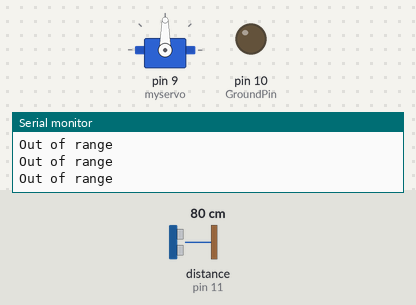
Simulated run of this sketch. Board: Arduino Uno, built with avr-gcc and run on an emulated ATmega328P. On the bench: servo, output pins drawn as LEDs (lit = HIGH), the last lines printed to the serial monitor. Wiring (inferred from the names in the program): ultrasonic range finder: trigger pin 12; echo pin 11. The inputs (shaded band) are chosen by the test bench; at power-on: distance to the obstacle (sensor on pin 11) 80 cm. The echo pulse lasts 58.3 µs per cm; pins used as bus, display or sensor lines are not drawn.

Above: at 1.2 s.
1.3 s: distance to the obstacle (sensor on pin 11) set to 12 cm
4.3 s: distance to the obstacle (sensor on pin 11) set to 9 cm
At 5.72 s:
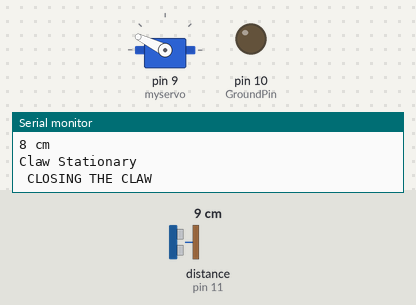
7.3 s: distance to the obstacle (sensor on pin 11) set to 18 cm
At 8.0 s:
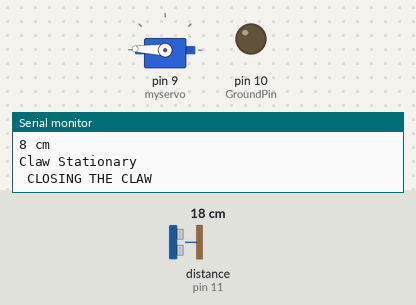
10.3 s: distance to the obstacle (sensor on pin 11) set to 2 cm
At 13.6 s:
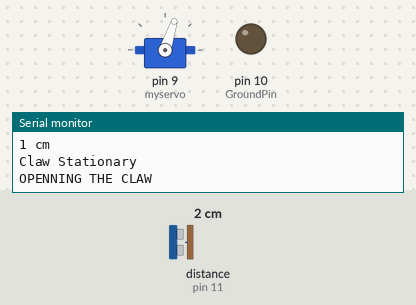
Timing chart, 0 to 14.3 s (numbered marks = the images above; inputs shaded):
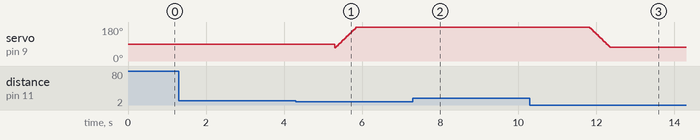

Measured:
- the behaviour switches between 11 and 10 cm on distance to the obstacle (sensor on pin 11) (found by bisection; images 0 and 1)
- after the input at 7.3 s, servo on pin 9 (myservo): stops changing and stays 178°

The sketch:

ClawMethod2_Formated.ino
```cpp
/* Purpose: To ensure that the random readings from the sonar is not interfering with the operation with the claw.
 *  Then take the sonar readings and use it to decide if the claw is stationary and if so, then tell the claw to open or close by the postion of the servo motor arm.
 *
 *  Approach: I had the sonar collect data and then had the Collector Array to sort through the data such that once it fills with the readings from sonar it will pass
 *            the most recent data that is within a maximum distance (maximum height) to the Manager Array. Once the Manager Array fills, it will check if all the data
 *            is within a certain range of eachother and if it is, the claw is considered "stationary" and the claw will open and close.
 *
 */

// defining pins for the sonar

#define GroundPin 10
#define echoPin 11
#define trigPin 12
#define VccPin 13

/*The  following constants are used throughout the program to help control the claw and regulate the sonar
 * UPPERLIMIT: the maximum height from the ground (maximum distance reading) that a reading from the sonar will be used throughout calculations
 *
 * COLLECTER_SIZE: the size of the collector array,
 * MANAGER_SIZE: the size of the Manager Array.
 * RANGE_LIMIT: The pre-defined error with the sonar reading, all readings in Manager Array must be within this range.
 * MAX_TURN: This is put in place to set a maximum angle that the servo turns to.
 *OPEN_CLOSE_SPEED: The speed that regulates how fast the servo turns, essentially regulates the rate at which the claw opens/closes.
 *DELAY: the time that the claw will wait before opening if it already closed or vice-versa, this will give us sometime to get the claw moving so it doesn't immediatly drop
 *       the object.
 *
 */
#define UPPERLIMIT 10
#define COLLECTER_SIZE 5
#define MANAGER_SIZE 3
#define RANGE_LIMIT 1
#define MAX_TURN 70
#define OPEN_CLOSE_SPEED 3
#define DELAY 3000

#define TRUE 1
#define FALSE 0

#define OPEN 1
#define CLOSE 0


#include <Servo.h>
Servo myservo;

//initiliazing variables


int pos = 0; //pos: position of the servo
double Collecter[COLLECTER_SIZE], Manager[MANAGER_SIZE];
int i = 0;
int Collecter_Index = 0;
int Manager_Index = 0;
int difference = 0; // keeping track of the difference between sonar data in the Manager Array
int do_Stuff = TRUE; //do_Stuff: if it is TRUE,the claw will either open or close
int claw_State = 1; // Descibes the current state of the claw
int distance, duration = 0; //distance from the closest object and the duration that the pulse took for one round trip

void setup()
{//setting up the arudino with corresponding pins.
Serial.begin (9600);
pinMode(VccPin, OUTPUT) ;
digitalWrite(VccPin, HIGH) ;
pinMode(echoPin, INPUT);
pinMode(trigPin, OUTPUT);
pinMode(GroundPin, OUTPUT) ;
digitalWrite(GroundPin,LOW) ;

myservo.attach(9);
myservo.write(90);// initial position of the servo

}


void loop()
{
  sonar();

//The purpose of the following statment was to see if the distance variable is changed correctly so that it only stores values within the predefined range.
  if (distance >= UPPERLIMIT || distance <= 0)  //deciding whether or not distance is reasonable
  {
      Serial.println("Out of range");      //if not, print the words "Out of range"
  }
  else
  {
      Serial.print(distance);              //printing the value of the variable "distance"
      Serial.println(" cm");               //printing " cm" after the value
  }
  delay(50); //so that the number can be printed on the screen and the program doesn't just

  if (Collecter_Index < COLLECTER_SIZE) {
    // while the Collector is not full, keep filling it with numbers
      Collecter[Collecter_Index] = distance;
      Collecter_Index++;
    }
  else
    {// collector is full, continue with other operations
      //Serial.println("Run Collector Full");
      Collecter_Index--;  //because of the previous counter_Index++ at the end of the if statement, Counter_Index is same as "size"

      if (Manager_Index > MANAGER_SIZE-1)
      {// When the Manager array is full, perform comparison and then start to refill
       do_Stuff = check_Stationary();

        if (do_Stuff ==TRUE)
        {
          if (claw_State == OPEN)
          {
            closeClaw();
          }
          else
          {
            openClaw();
          }
        }

        Serial.println(" Manager Reset");

        for(i = 0; i< MANAGER_SIZE; i++)
        {//fills the manager with "garbage" values to "clear" the array
          Manager[i]= UPPERLIMIT+ 2;
        }
        Manager_Index = 0; //reset index to re-fill the array
      }
      else
      {// fill the Manager Array if the manager is not full.
        fillManager();
      }
    }

}


void sonar()
{// handling how to get the distance from the sonar, changes the distance variable

  digitalWrite(trigPin, HIGH);           //set trigger pin to HIGH
  delayMicroseconds(1000);               //wait 1000 microseconds
  digitalWrite(trigPin, LOW);            //set trigger pin to LOW
  duration = pulseIn(echoPin, HIGH);     //read echo pin
  distance = (duration/2) / 29.1;        //compute distance from duration of echo Pin

}

void openClaw()
{//opening the claw
   Serial.println("OPENNING THE CLAW ");
    for(pos = 180; pos >=MAX_TURN; pos-=OPEN_CLOSE_SPEED)
      {
        myservo.write(pos);
        delay(15);
      }
       claw_State =OPEN ;
       delay(DELAY);// ensure that the claw doesn't close immediatly
}

void closeClaw()
{//closing the claw
  Serial.println(" CLOSING THE CLAW ");
            for(pos = MAX_TURN; pos <=180; pos+=OPEN_CLOSE_SPEED)
            {
              myservo.write(pos);
              delay(15);
            }
            claw_State = CLOSE;
            delay(DELAY);
}

boolean check_Stationary()
{// checks if the claw is stationary
   for (i = 0; i < MANAGER_SIZE - 1; i++)
        {// checking if all numbers are within a range of each other and if all numbers are in range

          if(i == MANAGER_SIZE-1)
          {
            difference = Manager[i]- Manager[0];
          }else
          {
            difference = Manager[i + 1] - Manager[i];
          }

          if ((difference > RANGE_LIMIT || difference < -RANGE_LIMIT)|| Manager[i]>= UPPERLIMIT)
          {
            Serial.println("Claw Not Stationary");
            return FALSE;
            break;
          }
          else
          {
            Serial.println("Claw Stationary");
            return TRUE;

          }
        }
}

void fillManager()
{ // if Manager Array is not full, transfer value from collecter, collecter is full right

    while (Collecter[Collecter_Index] > UPPERLIMIT && Collecter_Index >= 0)
        {// if the current number (indicated by the index) in the collecter is not within the limit
        //and we can go back to a previous value, do so
          Serial.println(" Run Back Track");
          Collecter_Index--;
        }

        // when the while loops exits, either the current value in the collecter is within limit or no value within the Collector array is within range.
        // The "Collecter_Index" could be less than zero, so correct for that.

        if(Collecter_Index<0)
        {
          Collecter_Index =0;
        }
        if (Collecter[Collecter_Index] < UPPERLIMIT)
        {// I first check if the current index value is within the range and if it is then I pass it onto Manager, Manger is not
          // full right now
          Manager[Manager_Index] = Collecter[Collecter_Index];
         //printing out the collector_Index to make sure it is in the proper position, ie: no -1 or something random like that
          Serial.println(" RUN FILL Manager");
          Serial.print("Collector_Index ");
          Serial.println(Collecter_Index);

          Manager_Index++;
        }

      Collecter_Index = 0;
      Collecter[Collecter_Index] = distance;
      Collecter_Index++;
}
```
